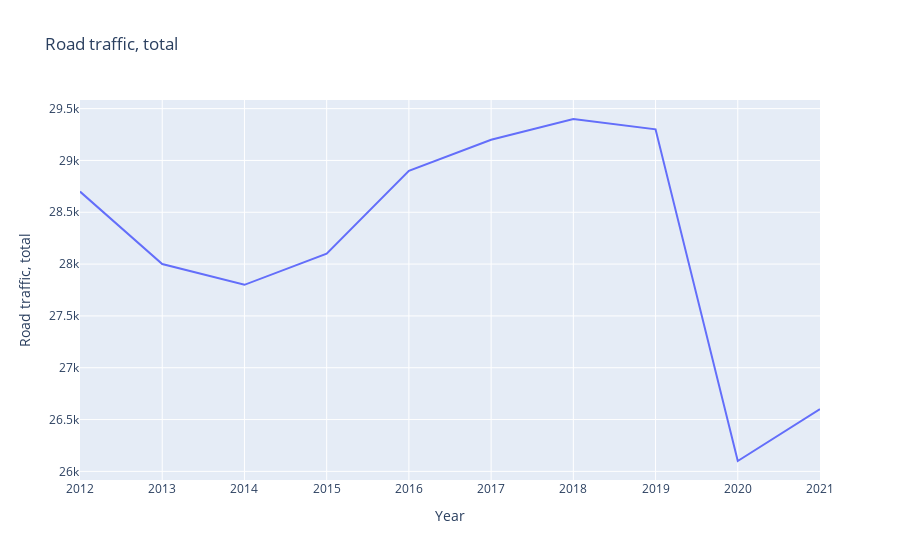

Notebook source saved alongside this figure:
### Code cell
fig = px.line(df, x='Year', y='Road traffic, total', title = "Road traffic, total")
fig.update
fig.show()

### Figure 1 — Plotly figure (JSON) as saved in the notebook; plotly's stock layout.template omitted (floating-point values rounded to 4 significant figures)
{"data": [{"hovertemplate": "Year=%{x}<br>Road traffic, total=%{y}<extra></extra>", "legendgroup": "", "line": {"color": "#636efa", "dash": "solid"}, "marker": {"symbol": "circle"}, "mode": "lines", "name": "", "orientation": "v", "showlegend": false, "type": "scatter", "x": [2012, 2013, 2014, 2015, 2016, 2017, 2018, 2019, 2020, 2021], "xaxis": "x", "y": [28700, 28000, 27800, 28100, 28900, 29200, 29400, 29300, 26100, 26600], "yaxis": "y"}], "layout": {"legend": {"tracegroupgap": 0}, "title": {"text": "Road traffic, total"}, "xaxis": {"anchor": "y", "domain": [0, 1], "title": {"text": "Year"}}, "yaxis": {"anchor": "x", "domain": [0, 1], "title": {"text": "Road traffic, total"}}}}
